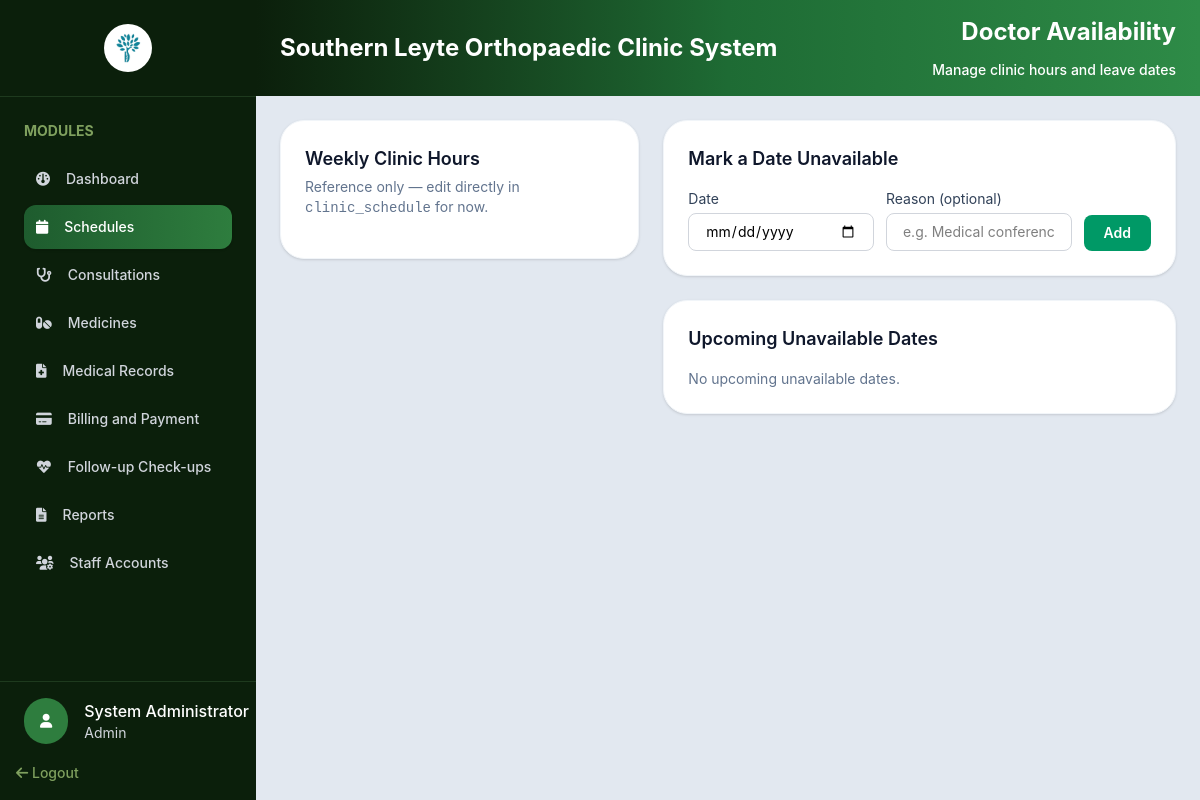
The app's page /admin/doctor-schedules.php (signed in), older data.
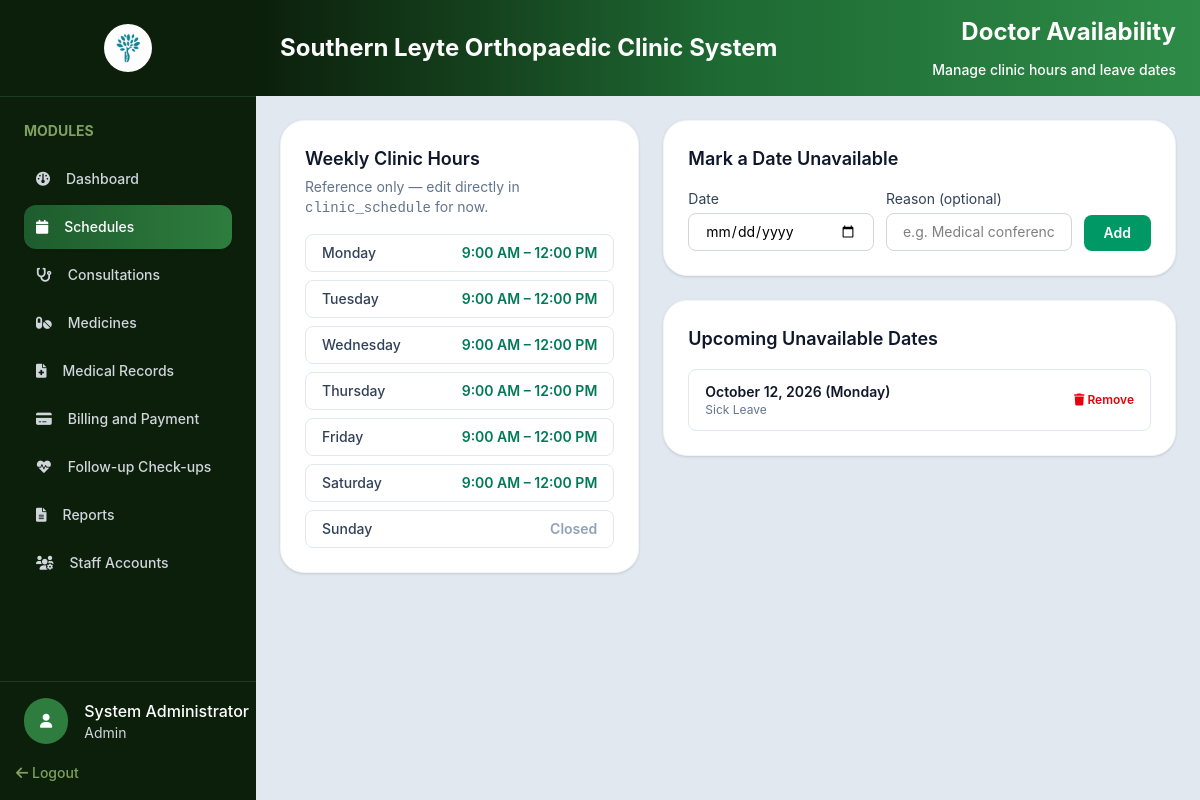
The same page, newer data.
### tables this page shows
CREATE TABLE `users` (
  `UserID` int UNSIGNED NOT NULL,
  `Username` varchar(50) NOT NULL,
  `PasswordHash` varchar(255) NOT NULL,
  `FirstName` varchar(100) NOT NULL,
  `LastName` varchar(100) NOT NULL,
  `Role` enum('Admin','Doctor','Receptionist','Staff','Patient') NOT NULL DEFAULT 'Receptionist',
  `IsDoctor` tinyint(1) NOT NULL DEFAULT '0',
  `Email` varchar(150) DEFAULT NULL,
  `Phone` varchar(30) DEFAULT NULL,
  `Status` enum('Active','Inactive') NOT NULL DEFAULT 'Active',
  `CreatedAt` timestamp NOT NULL DEFAULT CURRENT_TIMESTAMP
);

CREATE TABLE `clinic_schedule` (
  `ScheduleID` int UNSIGNED NOT NULL,
  `DayOfWeek` tinyint UNSIGNED NOT NULL,
  `IsOpen` tinyint(1) NOT NULL DEFAULT '1',
  `StartTime` time DEFAULT NULL,
  `EndTime` time DEFAULT NULL
);

CREATE TABLE `doctor_unavailability` (
  `UnavailabilityID` int UNSIGNED NOT NULL,
  `UnavailableDate` date NOT NULL,
  `Reason` varchar(255) DEFAULT NULL,
  `CreatedBy` int UNSIGNED DEFAULT NULL,
  `CreatedAt` datetime NOT NULL DEFAULT CURRENT_TIMESTAMP
);

### includes/auth.php (called while the page is built, shortened)
<?php
class SessionManager
{
    public static function isLoggedIn(): bool
    {
        return isset($_SESSION['user_id']) || isset($_SESSION['userId']) || isset($_SESSION['user']);
    }
    public static function getCurrentRole(): ?string
    {
        return $_SESSION['access_type']
            ?? $_SESSION['user']['Role']
            ?? $_SESSION['Role']
            ?? null;
    }
    public static function getUser(PDO $pdo): ?array
    {
        $userId = $_SESSION['user_id'] ?? $_SESSION['userId'] ?? $_SESSION['user']['UserID'] ?? null;
        $statement = $pdo->prepare(
            'SELECT UserID AS user_id, Username AS username, FirstName AS first_name,
                    LastName AS last_name, Email AS email, Phone AS phone,
                    Role AS role, IsDoctor AS is_doctor, Status AS status, CreatedAt AS created_at
             FROM users WHERE UserID = ?'
        );
        $statement->execute([$userId]);
        return $statement->fetch(PDO::FETCH_ASSOC) ?: null;
    }
}

### php/fetch/fetch.php (called while the page is built, shortened)
<?php
function fetchAllData(PDO $pdo, string $query, array $params = []): array
{
    $stmt = $pdo->prepare($query);
    $stmt->execute($params);
    return $stmt->fetchAll(PDO::FETCH_ASSOC);
}

### admin/doctor-schedules.php (the view, shortened to what this page needs)
<?php
require_once __DIR__ . '/../config/config.php';
require_once __DIR__ . '/../includes/auth.php';
require_once __DIR__ . '/../php/fetch/fetch.php';
$admin = SessionManager::getUser($pdo);
$unavailableDates = fetchAllData(
    $pdo,
    'SELECT UnavailabilityID, UnavailableDate, Reason, CreatedAt
     FROM doctor_unavailability
     WHERE UnavailableDate >= CURDATE()
     ORDER BY UnavailableDate ASC'
);
$weeklySchedule = fetchAllData(
    $pdo,
    'SELECT DayOfWeek, IsOpen, StartTime, EndTime FROM clinic_schedule ORDER BY DayOfWeek ASC'
);
$dayNames = [1 => 'Monday', 2 => 'Tuesday', 3 => 'Wednesday', 4 => 'Thursday', 5 => 'Friday', 6 => 'Saturday', 7 => 'Sunday'];
?>
<!DOCTYPE html>
<html lang="en">
<head>
    <link rel="stylesheet" href="../assets/css/output.css">
    <link rel="stylesheet" href="../assets/css/global.css">
    <link rel="stylesheet" href="https://cdnjs.cloudflare.com/ajax/libs/font-awesome/6.0.0-beta3/css/all.min.css">
</head>
<body class="h-screen flex bg-slate-200 overflow-hidden">
    <?php include_once '../includes/sidebar.php'; ?>
    <section class="flex-1 min-h-0 flex flex-col overflow-hidden">
        <div
            class="flex items-center justify-between bg-gradient-to-r from-[#0b1f0b] via-[#1e6b34] to-[#2e8b47] px-6 py-4">
            <h1 class="text-2xl font-bold text-white">Southern Leyte Orthopaedic Clinic System</h1>
            <div class="flex flex-col gap-3 items-end">
                <h1 class="text-2xl font-bold text-white">Doctor Availability</h1>
                <h3 class="text-sm font-medium text-white">Manage clinic hours and leave dates</h3>
            </div>
        </div>
        <div class="grid grid-cols-12 gap-6 min-h-0 overflow-auto p-6 space-y-4">
            <div class="col-span-12 lg:col-span-5">
                <div class="bg-white rounded-3xl shadow-sm p-6 border border-slate-100">
                    <h2 class="text-lg font-semibold text-slate-900 mb-1">Weekly Clinic Hours</h2>
                    <p class="text-sm text-slate-500 mb-4">Reference only — edit directly in <code>clinic_schedule</code> for now.</p>
                    <div class="space-y-2">
                        <?php foreach ($weeklySchedule as $day): ?>
                            <div class="flex items-center justify-between rounded-lg border border-slate-200 px-4 py-2 text-sm">
                                <span class="font-medium text-slate-700"><?= htmlspecialchars($dayNames[$day['DayOfWeek']] ?? '') ?></span>
                                <?php if ($day['IsOpen']): ?>
                                    <span class="text-emerald-700 font-semibold">
                                        <?= htmlspecialchars(date('g:i A', strtotime($day['StartTime']))) ?> –
                                        <?= htmlspecialchars(date('g:i A', strtotime($day['EndTime']))) ?>
                                    </span>
                                <?php else: ?>
                                    <span class="text-slate-400 font-semibold">Closed</span>
                                <?php endif; ?>
                            </div>
                        <?php endforeach; ?>
                    </div>
                </div>
            </div>
            <div class="col-span-12 lg:col-span-7 space-y-6">
                <div class="bg-white rounded-3xl shadow-sm p-6 border border-slate-100">
                    <h2 class="text-lg font-semibold text-slate-900 mb-4">Mark a Date Unavailable</h2>
                    <form id="addUnavailabilityForm" class="flex flex-col sm:flex-row gap-3 items-end">
                        <div class="flex-1 w-full">
                            <label class="block text-sm text-slate-700 mb-1">Date</label>
                            <input type="date" name="unavailable_date" required
                                class="w-full border border-gray-300 bg-white rounded-lg px-4 py-2 text-sm focus:outline-none focus:ring-2 focus:ring-emerald-500">
                        </div>
                        <div class="flex-1 w-full">
                            <label class="block text-sm text-slate-700 mb-1">Reason (optional)</label>
                            <input type="text" name="reason" placeholder="e.g. Medical conference"
                                class="w-full border border-gray-300 bg-white rounded-lg px-4 py-2 text-sm focus:outline-none focus:ring-2 focus:ring-emerald-500">
                        </div>
                        <button type="submit"
                            class="w-full sm:w-auto px-5 py-2 bg-emerald-600 text-white text-sm font-semibold rounded-lg hover:bg-emerald-700">
                            Add
                        </button>
                    </form>
                </div>
                <div class="bg-white rounded-3xl shadow-sm p-6 border border-slate-100">
                    <h2 class="text-lg font-semibold text-slate-900 mb-4">Upcoming Unavailable Dates</h2>
                    <div id="unavailabilityList" class="space-y-2">
                        <?php if (empty($unavailableDates)): ?>
                            <p class="text-sm text-slate-500">No upcoming unavailable dates.</p>
                        <?php else: ?>
                            <?php foreach ($unavailableDates as $row): ?>
                                <div class="flex items-center justify-between rounded-lg border border-slate-200 px-4 py-3"
                                    data-row-id="<?= (int) $row['UnavailabilityID'] ?>">
                                    <div>
                                        <p class="text-sm font-semibold text-slate-900">
                                            <?= htmlspecialchars(date('F j, Y (l)', strtotime($row['UnavailableDate']))) ?>
                                        </p>
                                        <?php if (!empty($row['Reason'])): ?>
                                            <p class="text-xs text-slate-500"><?= htmlspecialchars($row['Reason']) ?></p>
                                        <?php endif; ?>
                                    </div>
                                    <button type="button" class="delete-unavailability-btn text-xs font-semibold text-red-600 hover:text-red-700"
                                        data-id="<?= (int) $row['UnavailabilityID'] ?>">
                                        <i class="fa-solid fa-trash"></i> Remove
                                    </button>
                                </div>
                            <?php endforeach; ?>
                        <?php endif; ?>
                    </div>
                </div>
            </div>
        </div>
    </section>
</body>
</html>

### includes/sidebar.php
<?php
$navItems = [
    [
        'label' => 'Dashboard',
        'icon' => 'fa-gauge',
        'file' => 'admin-dashboard.php',
        'href' => '../admin/admin-dashboard.php',
        'roles' => ['admin', 'staff', 'doctor'],
    ],
    [
        'label' => 'Patient Registration',
        'icon' => 'fa-user-plus',
        'file' => 'patient-registration.php',
        'href' => '../admin/patient-registration.php',
        'roles' => ['staff'],
    ],
    [
        'label' => 'Schedules',
        'icon' => 'fa-calendar',
        'file' => 'doctor-schedules.php',
        'href' => '../admin/doctor-schedules.php',
        'roles' => ['admin', 'doctor'],
    ],
    [
        'label' => 'Appointments',
        'icon' => 'fa-calendar',
        'file' => 'appointments.php',
        'href' => '../admin/appointments.php',
        'roles' => ['staff'],
    ],
    [
        'label' => 'Consultations',
        'icon' => 'fa-stethoscope',
        'file' => 'consultations.php',
        'href' => '../admin/consultations.php',
        'roles' => ['admin', 'doctor'],
    ],
    [
        'label' => 'Medicines',
        'icon' => 'fa-pills',
        'file' => 'medicines.php',
        'href' => '../admin/medicines.php',
        'roles' => ['admin', 'staff', 'doctor'],
    ],
    [
        'label' => 'Medical Records',
        'icon' => 'fa-file-medical',
        'file' => 'medical-records.php',
        'href' => '../admin/medical-records.php',
        'roles' => ['admin', 'staff', 'doctor'],
    ],
    [
        'label' => 'Billing and Payment',
        'icon' => 'fa-credit-card',
        'file' => 'billing-payment.php',
        'href' => '../admin/billing-payment.php',
        'roles' => ['admin', 'doctor'],
    ],
    [
        'label' => 'Follow-up Check-ups',
        'icon' => 'fa-heart-pulse',
        'file' => 'follow-up-checkups.php',
        'href' => '../admin/follow-up-checkups.php',
        'roles' => ['admin', 'staff', 'doctor'],
    ],
    [
        'label' => 'Reports',
        'icon' => 'fa-file-lines',
        'file' => 'reports.php',
        'href' => '../admin/reports.php',
        'roles' => ['admin', 'doctor'],
    ],
    [
        'label' => 'Staff Accounts',
        'icon' => 'fa-users-gear',
        'file' => 'staff-management.php',
        'href' => '../admin/staff-management.php',
        'roles' => ['admin', 'doctor'],
    ],
];
$currentRole = strtolower((string) (SessionManager::getCurrentRole() ?? 'staff'));
$currentFile = basename($_SERVER['PHP_SELF']);
?>
<div class="w-64 shrink-0 bg-[#0b1f0b] flex flex-col h-full">
    <div class="w-full border-b p-6 border-[#1e3a1e] flex items-center justify-center gap-4">
        <img src="../assets/img/icon-logo.ico" alt="SLOC Logo" class="w-12 h-12 object-contain rounded-full">
    </div>
    <div class="custom-scrollbar w-full p-6 overflow-y-auto flex-1 min-h-0">
        <h2 class="text-[#7fa05e] font-bold text-sm mb-4">MODULES</h2>
        <?php foreach ($navItems as $item): ?>
            <?php if (in_array($currentRole, $item['roles'], true)): ?>
                <?php $isActive = $currentFile === $item['file']; ?>
                <div
                    class="flex items-center p-3 rounded-xl gap-4 mb-1 <?= $isActive ? 'bg-gradient-to-r from-[#1e5c2e] to-[#2e7d3e] shadow-sm' : '' ?>">
                    <i
                        class="text-sm fa-solid <?= htmlspecialchars($item['icon']) ?> <?= $isActive ? 'text-white' : 'text-gray-300' ?>"></i>
                    <a href="<?= htmlspecialchars($item['href']) ?>"
                        class="text-sm font-medium <?= $isActive ? 'text-white' : 'text-gray-300 hover:text-white' ?>">
                        <?= htmlspecialchars($item['label']) ?>
                    </a>
                </div>
            <?php endif; ?>
        <?php endforeach; ?>
    </div>
    <div class="mt-auto">
        <div class="w-full border-t pt-4 pl-6 border-[#1e3a1e] flex items-center gap-4">
            <i class="text-sm fa-solid fa-user text-white p-4 bg-[#2e7d3e] rounded-full"></i>
            <div>
                <?php if ($admin): ?>
                    <h1 class="text-white text-md font-medium">
                        <?= htmlspecialchars($admin['first_name']) ?>     <?= htmlspecialchars($admin['last_name']) ?>
                    </h1>
                    <h3 class="text-gray-300 text-sm"><?= htmlspecialchars($admin['role']) ?></h3>
                <?php endif; ?>
            </div>
        </div>
        <div class="w-full p-4">
            <a href="../logout.php" class="text-[#7fa05e] hover:text-red-400 font-medium text-sm">
                <i class="fa-solid fa-arrow-left"></i> Logout
            </a>
        </div>
    </div>
</div>

Row changes from the older to the newer data that the page shows:
added clinic_schedule: DayOfWeek "Monday", StartTime "9:00 AM", EndTime "12:00 PM"
added clinic_schedule: DayOfWeek "Tuesday", StartTime "9:00 AM", EndTime "12:00 PM"
added clinic_schedule: DayOfWeek "Wednesday", StartTime "9:00 AM", EndTime "12:00 PM"
added clinic_schedule: DayOfWeek "Thursday", StartTime "9:00 AM", EndTime "12:00 PM"
added clinic_schedule: DayOfWeek "Friday", StartTime "9:00 AM", EndTime "12:00 PM"
added clinic_schedule: DayOfWeek "Saturday", StartTime "9:00 AM", EndTime "12:00 PM"
added clinic_schedule: DayOfWeek "Sunday", IsOpen "Closed"
added doctor_unavailability: UnavailableDate "October 12, 2026 (Monday)", Reason "Sick Leave"
Text that changed along with them:
text no longer shown: "No upcoming unavailable dates."
